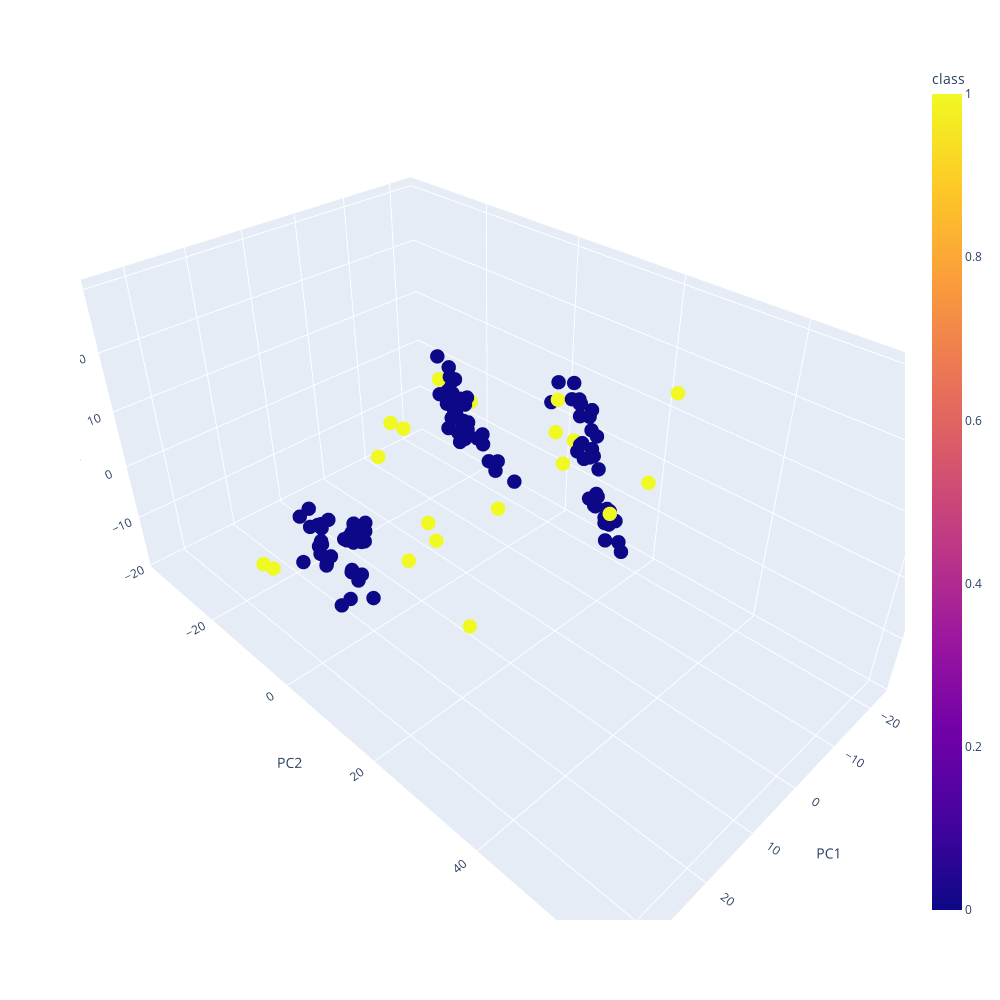

Notebook source saved alongside this figure:
### Markdown cell above
<hr width="50%" style="margin-top: 2rem; margin-bottom: 2rem; margin-left:0">

### Step 3: load faulty data, process, and visualize

### Code cell
# load faulty data
df_test = pd.read_csv('metal_etch_test.csv', header=None)

# TODO: scale and PCA on faulty test data and assign a class =1
data_pca_test = pipe.transform(df_test)
df_pca_test = pd.DataFrame(data_pca_test, columns=['PC1', 'PC2', 'PC3'])
df_pca_test['class'] = 1

# TODO: combine the normal and faulty data into one dataframe
df_pca_combined = pd.concat([df_pca, df_pca_test])

# TODO: visualize the data
fig = px.scatter_3d(df_pca_combined, x='PC1', y='PC2', z='PC3', color='class')
fig.update_traces(marker=dict(size=5))
fig.update_layout(width=1000, height=1000)
fig.show()
